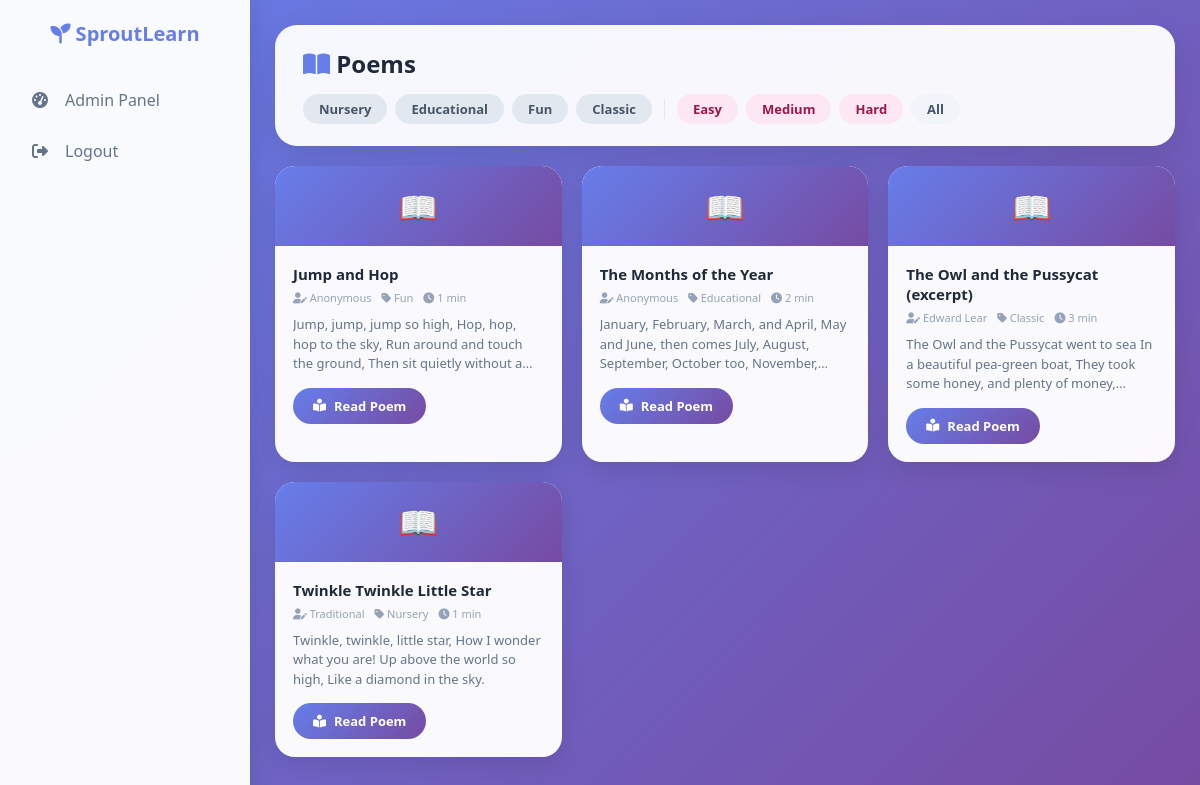
The page /poems.php (signed in) on the database its author committed.
### tables this page shows
CREATE TABLE IF NOT EXISTS poems (
    id               INT AUTO_INCREMENT PRIMARY KEY,
    title            VARCHAR(150) NOT NULL,
    author           VARCHAR(100) NOT NULL,
    category         ENUM('nursery','educational','fun','classic') NOT NULL,
    difficulty_level ENUM('easy','medium','hard') NOT NULL,
    reading_time     INT  DEFAULT 1,
    content          TEXT NOT NULL,
    image_path       VARCHAR(255) NULL
);

### config.php (called while the page is built, shortened)
<?php
function getDBConnection() {
    try {
        $pdo = new PDO("mysql:host=".DB_HOST.";dbname=".DB_NAME.";charset=utf8mb4", DB_USER, DB_PASS);
        $pdo->setAttribute(PDO::ATTR_ERRMODE, PDO::ERRMODE_EXCEPTION);
        return $pdo;
    } catch(PDOException $e) {
        error_log('DB connection failed: ' . $e->getMessage());
        return null;
    }
}
function getPoems($category=null, $difficulty=null) {
    $pdo = getDBConnection(); if(!$pdo) return [];
    $sql = "SELECT * FROM poems WHERE 1=1";
    $params = [];
    $sql .= " ORDER BY title";
    $stmt = $pdo->prepare($sql);
    $stmt->execute($params);
    return $stmt->fetchAll();
}
?>

### poems.php (the view, shortened to what this page needs)
<?php
require_once 'config.php';
$category   = $_GET['category']   ?? null;
$difficulty = $_GET['difficulty'] ?? null;
$poems      = getPoems($category, $difficulty);
$categories  = ['nursery','educational','fun','classic'];
$difficulties = ['easy','medium','hard'];
?>
<!DOCTYPE html>
<html lang="en">
<head>
    <link rel="stylesheet" href="https://cdnjs.cloudflare.com/ajax/libs/font-awesome/6.4.0/css/all.min.css">
</head>
<body>
<div class="particles"><div class="particle"></div><div class="particle"></div><div class="particle"></div><div class="particle"></div><div class="particle"></div><div class="particle"></div></div>
<div class="sidebar"><?php include 'sidebar.php'; ?></div>
<div class="main-content">
    <div class="page-header">
        <h1><i class="fas fa-book-open" style="color:var(--primary)"></i> Poems</h1>
        <div class="filter-bar">
            <?php foreach($categories as $c): ?>
            <a href="poems.php?category=<?= $c ?>" class="filter-btn filter-btn-cat <?= $category==$c?'active':'' ?>"><?= ucfirst($c) ?></a>
            <?php endforeach; ?>
            <?php foreach($difficulties as $d): ?>
            <a href="poems.php?difficulty=<?= $d ?>" class="filter-btn filter-btn-diff <?= $difficulty==$d?'active':'' ?>"><?= ucfirst($d) ?></a>
            <?php endforeach; ?>
            <a href="poems.php" class="filter-btn filter-btn-all">All</a>
        </div>
    </div>
    <?php if(empty($poems)): ?>
    <div style="background:rgba(255,255,255,0.95);border-radius:20px;padding:40px;text-align:center;box-shadow:0 10px 30px rgba(0,0,0,0.1);">
        <i class="fas fa-book" style="font-size:48px;color:#cbd5e1;"></i>
        <p style="color:#64748b;margin-top:12px;">No poems found. Try a different filter.</p>
    </div>
    <?php else: ?>
    <div class="poems-grid">
        <?php foreach($poems as $p): ?>
        <div class="poem-card">
            <?php if(!empty($p['image_path'])): ?>
                <img src="<?= htmlspecialchars($p['image_path']) ?>" alt="<?= htmlspecialchars($p['title']) ?>" class="poem-img">
            <?php else: ?>
                <div class="poem-img-placeholder">📖</div>
            <?php endif; ?>
            <div class="poem-body">
                <h3><?= htmlspecialchars($p['title']) ?></h3>
                <div class="poem-meta">
                    <span class="poem-tag"><i class="fas fa-user-pen"></i> <?= htmlspecialchars($p['author']) ?></span>
                    <span class="poem-tag"><i class="fas fa-tag"></i> <?= ucfirst($p['category']) ?></span>
                    <span class="poem-tag"><i class="fas fa-clock"></i> <?= (int)$p['reading_time'] ?> min</span>
                </div>
                <p class="poem-excerpt"><?= htmlspecialchars(substr($p['content'],0,120)) ?><?= strlen($p['content'])>120?'…':'' ?></p>
                <a href="poem-view.php?id=<?= (int)$p['id'] ?>" class="btn">
                    <i class="fas fa-book-reader"></i> Read Poem
                </a>
            </div>
        </div>
        <?php endforeach; ?>
    </div>
    <?php endif; ?>
</div>
</body>
</html>

### poems.php (style rules this page uses)
:root { --primary:#667eea;--secondary:#764ba2;--white:#fff;--text:#1e293b; }
* { margin:0;padding:0;box-sizing:border-box; }
body { font-family:'Segoe UI',sans-serif; background:linear-gradient(135deg,#667eea,#764ba2,#f093fb,#4facfe,#43e97b); background-size:400% 400%; animation:gradientBG 14s ease infinite; min-height:100vh; }
.particles { position:fixed;top:0;left:0;width:100%;height:100%;pointer-events:none;z-index:0;overflow:hidden; }
.sidebar { width:250px;background:rgba(255,255,255,0.97);backdrop-filter:blur(16px);position:fixed;height:100vh;padding:20px 0;box-shadow:2px 0 24px rgba(0,0,0,0.12);z-index:100; }
.main-content { margin-left:250px;padding:25px;position:relative;z-index:1; }
.page-header { background:rgba(255,255,255,0.95);backdrop-filter:blur(10px);padding:22px 28px;border-radius:22px;margin-bottom:20px;box-shadow:0 10px 30px rgba(0,0,0,0.1);animation:fadeSlideIn 0.5s ease; }
.page-header h1 { font-size:24px;color:var(--text);margin-bottom:14px; }
.filter-bar { display:flex;flex-wrap:wrap;gap:8px;align-items:center; }
.filter-btn { padding:6px 16px;border-radius:50px;text-decoration:none;font-size:13px;font-weight:600;transition:all 0.2s;display:inline-block; }
.filter-btn-cat { background:#e2e8f0;color:#475569; }
.filter-btn-diff { background:#fce7f3;color:#9d174d; }
.filter-btn-all { background:#f1f5f9;color:#475569; }
.poems-grid { display:grid;grid-template-columns:repeat(auto-fill,minmax(280px,1fr));gap:20px; }
.poem-card { background:rgba(255,255,255,0.97);backdrop-filter:blur(10px);border-radius:20px;overflow:hidden;box-shadow:0 8px 24px rgba(0,0,0,0.1);transition:transform 0.3s,box-shadow 0.3s;animation:fadeSlideIn 0.5s ease both; }
.poem-card:nth-child(1) { animation-delay:0.05s; }
.poem-card:nth-child(2) { animation-delay:0.10s; }
.poem-card:nth-child(3) { animation-delay:0.15s; }
.poem-card:nth-child(4) { animation-delay:0.20s; }
.poem-img-placeholder { width:100%;height:80px;background:linear-gradient(135deg,var(--primary),var(--secondary));display:flex;align-items:center;justify-content:center;font-size:32px; }
.poem-body { padding:18px; }
.poem-body h3 { font-size:15px;color:var(--text);margin-bottom:6px; }
.poem-meta { display:flex;flex-wrap:wrap;gap:10px;margin-bottom:10px; }
.poem-tag { font-size:11px;color:#94a3b8;font-weight:500; }
.poem-excerpt { font-size:13px;color:#64748b;line-height:1.5;margin-bottom:14px;display:-webkit-box;-webkit-line-clamp:3;-webkit-box-orient:vertical;overflow:hidden; }
.btn { display:inline-flex;align-items:center;gap:8px;background:linear-gradient(135deg,var(--primary),var(--secondary));color:white;padding:9px 20px;border-radius:50px;text-decoration:none;font-weight:600;font-size:13px;border:none;cursor:pointer;transition:transform 0.2s,box-shadow 0.2s; }

### rows shown on the page
poems: title "Jump and Hop", author "Anonymous", category "Fun", reading_time "1", content "Jump, jump, jump so high, Hop, hop, hop to the sky, Run around and touch the ground, Then sit quietly without…"
poems: title "The Months of the Year", author "Anonymous", category "Educational", reading_time "2", content "January, February, March, and April, May and June, then comes July, August, September, October too,…"
poems: title "The Owl and the Pussycat (excerpt)", author "Edward Lear", category "Classic", reading_time "3", content "The Owl and the Pussycat went to sea In a beautiful pea-green boat, They took some honey, and plenty of…"
poems: title "Twinkle Twinkle Little Star", author "Traditional", category "Nursery", reading_time "1", content "Twinkle, twinkle, little star, How I wonder what you are! Up above the world so high, Like a diamond in the sky."

### other values the page prints
$c "Nursery"
$c "Educational"
$c "Fun"
$c "Classic"
$d "Easy"
$d "Medium"
$d "Hard"
